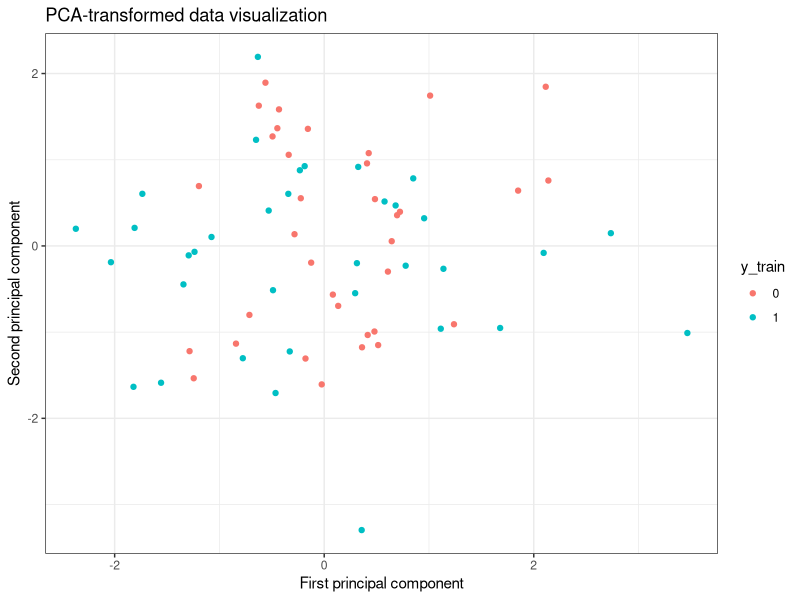

The R script that drew this image:
library(stats)
library(ggplot2)

set.seed(42)

# Generate a synthetic dataset
n_samples <- 100
X <- matrix(rnorm(n_samples * 5), n_samples, 5)
y <- sample(0:1, n_samples, replace = TRUE)

# Apply PCA to reduce to 2 components
pca <- prcomp(X, center = TRUE, scale. = TRUE)
X_pca <- pca$x[, 1:2]

# Split the dataset into training and testing sets
train_indices <- sample(seq_len(nrow(X_pca)), size = 0.7 * nrow(X_pca))
X_train_pca <- X_pca[train_indices, ]
X_test_pca <- X_pca[-train_indices, ]
y_train <- y[train_indices]
y_test <- y[-train_indices]

# Train a logistic regression model on the PCA-transformed data
model_pca <- glm(y_train ~ ., data = as.data.frame(X_train_pca), family = binomial)

# Prepare data for plotting
df_train_pca <- as.data.frame(X_train_pca)
colnames(df_train_pca) <- c("PC1", "PC2")
df_train_pca$y_train <- factor(y_train)

# Plot the PCA-transformed data
plot <- ggplot(df_train_pca, aes(x = PC1, y = PC2, color = y_train)) +
  geom_point() +
  labs(x = "First principal component", y = "Second principal component", title = "PCA-transformed data visualization") +
  theme_bw()

# Predict on the test data
prob_pred_pca <- predict(model_pca, newdata = as.data.frame(X_test_pca), type = "response")
y_pred_pca <- ifelse(prob_pred_pca > 0.5, 1, 0)

# Print the predicted labels on test data
cat("Predicted labels on test data:", y_pred_pca, "\n")
